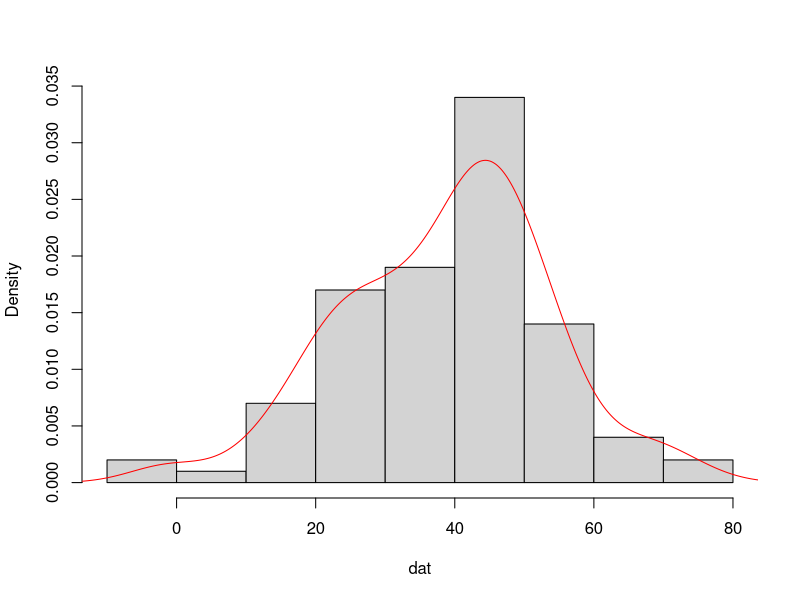
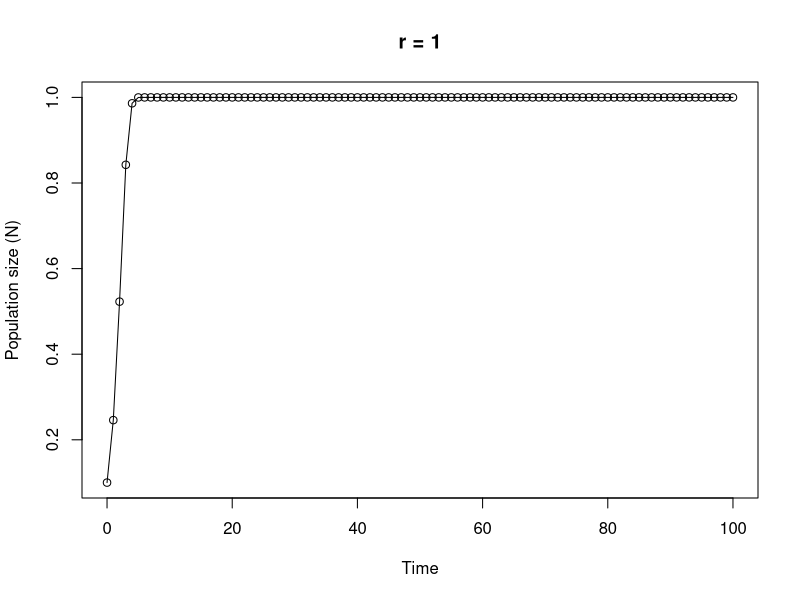

Generate these figures, in order, with R:
## ----Q1, results = 'asis'-----------------------------------------------------------------------------

# area of a circle
# the equation to calculate the area of a circle is pi * radius^2

circle.area <- function(d){ 
	pi * (d/2)^2
}

# to use your new function

circle.area(10)
# [1] 78.53982

# to test on a vector of diameters
# first create a vector with diameters ranging from 0 to 50 in steps of 10

cir.diam <- seq(from = 0, to = 50, by = 10)

# test your function

circle.area(cir.diam)
# [1]    0.00000   78.53982  314.15927  706.85835 1256.63706 1963.49541


## ----Q2, tidy = TRUE----------------------------------------------------------------------------------

far.cent <- function(a){
	val <- (a-32)*5/9
	print(paste("Fahrenheit: ", round(a, digits = 3), "oF",sep = " "), quote = FALSE)# round 3dp
	print(paste("Centigrade: ", round(val, digits = 3), "oC", sep = " "), quote = FALSE)# round 3dp
}

# alternative Fahrenheit to centigrade using cat function

far.cent2 <- function(a){
	val <- (a - 32) * 5/9	#calculation
	cat("Fahrenheit: ", round(a, digits = 3), "oF", "\n")   # use cat function
	cat("Centigrade: ", round(val, digits = 3), "oC", "\n")   
}


## ----Q3-----------------------------------------------------------------------------------------------

# Create a vector of normally distributed data
# length 100, mean 35 and standard deviation of 29

vals <- rnorm(100, 35, 15)	# create some norm dist data mean 35, sd = 15

summary.fun <- function(dat){
	mymean <- round(mean(dat), digits = 4)      	# calc mean
	mymedian <- round(median(dat), digits = 4)    # calc median
	mymin <- round(min(dat), digits = 4)          # calc min
	mymax <- round(max(dat), digits = 4)          # calc max
	print(paste("mean:", mymean, sep = " "), quote = FALSE)     # print mean
	print(paste("median:", mymedian, sep = " "), quote = FALSE)     # print median
	print(paste("range:", "from:", mymin, "to", mymax, sep = " "), quote = FALSE) 
	dens <- density(dat)                          # estimate density curve
	hist(dat, main = "",type = "l",freq = FALSE)  # plot histogram
	lines(dens, lty = 1, col = "red")             # plot density curve
}

# use the function
summary.fun(vals)


## ----Q4-----------------------------------------------------------------------------------------------

# calculate a median

ourmedian <- function(x){
	n <- length(x)
	if (n %% 2 == 1)      # odd numbers
	  sort(x)[(n + 1)/2]  # find the middle number by adding 1 to length and div 2
	else {                # even numbers
	  middletwo <- sort(x)[(n/2) + 0:1]   #find the two middle numbers
	  mean(middletwo)
	  }
}

# use the function
mydat <- sample(1:50, size = 10, replace = TRUE )

# our function
ourmedian(mydat)

# R median function
median(mydat)


## ----Q5, tidy = TRUE----------------------------------------------------------------------------------

# function to simulate Ricker model

Ricker.model <- function(nzero, r, time, K=1){     # sets initial parameters
  N <- numeric(time + 1)    # creates a real vector of length time+1 to store values of Nt+1
  N[1] <- nzero             # sets initial population size in first element of N
  for (i in 1:time) {				# loops over time
      N[i+1] <- N[i]*exp(r*(1 - N[i]/K))    
  }
  Time <- 0:time   					 # creates vector for x axis
  plot(Time, N, type = "o", xlim = c(0, time), xlab = "Time", ylab = "Population size (N)", main = paste("r =", r, sep=" "))   # plots     output
}

# To run
# play around with the different parameters, especially r
Ricker.model(nzero=0.1,r=1,time=100)
